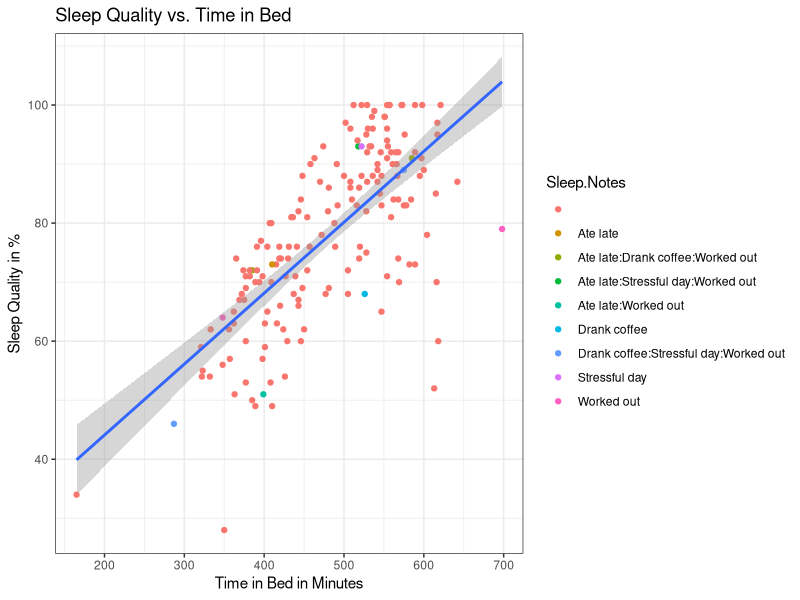

Write R code to recreate this figure. (Note: this script raises an error after producing the figure.)
install.packages("lubridate")
install.packages("plyr")
install.packages("ggplot2")

library(ggplot2)
library(lubridate)
library(plyr)

sleep <-
  read.csv(file = "../data/sleep-cycle/sleepdata.csv", header = T, sep = ";")

#split end time
sleep$End <- as.character(sleep$End)

#get the date
sleep$Date <- sapply(strsplit(sleep$End, " "), "[[", 1)
sleep$Date <- strptime(sleep$Date, format = "%Y-%m-%d")

#fix sleep quality
sleep$Sleep.quality <-
  as.integer(gsub("%", "", as.character(sleep$Sleep.quality)))

#convert Time in bed to minutes
StringToMinutes <- function(x) {
  # Converts a String with format HH:MM:SS to a decimal minutes representation
  #
  # Args:
  #   x: String with format HH:MM
  #
  # Returns:
  #   Float minutes
  x <- as.numeric(x)
  x[1] * 60 + x[2]
}

sleep$Time.in.bed <-
  sapply(strsplit(as.character(sleep$Time.in.bed), ":"), StringToMinutes)

#correlation sleep quality and time in bed
p <- ggplot(sleep, aes(Time.in.bed, Sleep.quality)) + theme_bw()
p <-
  p + geom_point(aes(colour = Sleep.Notes)) + ggtitle("Sleep Quality vs. Time in Bed") + xlab("Time in Bed in Minutes") + ylab("Sleep Quality in %")
p + geom_smooth(method = lm)

#plot sleep duration over time
p <- ggplot(sleep, aes(Date, Time.in.bed)) + theme_bw()
p <-
  p + geom_point(aes(colour = Sleep.quality), size = 3.5) + scale_colour_gradient(
    limits = c(30, 100),
    low = "red",
    high = "green",
    space = "Lab"
  )
p <-
  p + ggtitle("Sleep Duration Over Time") + xlab("Date") + ylab("Duration in Minutes")
p + geom_smooth(method = loess)

#group sleep quality by month
df <- data.frame(date = sleep$Date,
                 x = sleep$Sleep.quality)
df$my <- floor_date(df$date, "month")

group <- ddply(df, "my", summarise, x = mean(x))

p <- ggplot(group, aes(my, x)) + theme_bw()
p <-
  p + ggtitle("Sleep Quality by Month Time in Bed") + xlab("Month") + ylab("Sleep Quality in %")
p + geom_bar(stat = "identity",
             colour = "black",
             fill = "lightblue")


# Playing with the library
# sleep$Sleep.quality
# head(x) <- as.numeric(sub("%", "", sleep$Sleep.quality))
# boxplot(x)
# 
# plot(x, sleep$Time.in.bed)
# substr(sleep$Start, 12, 16)
# 
# as.numeric(as.POSIXct(sleep$Start))
# y <- gsub("[^[:digit:]]", "", x)
# x <- substr(sleep$Start, 12, 16)
# as.numeric(x)
# y <- as.numeric(y)
# str(y)
# hed
# y
# boxplot(y, ylim = c(2000, 2400))
# 
# plot(sleep$Start, xaxt = "n")
# axis.POSIXct(side = 1,
#              at = cut(sleep$Start, "hours"),
#              format = "%h/%m")
# df$Date <- as.Date(df$Date, '%m/%d/%Y')
# sleep$Start <- as.Date(sleep$Start, '%Y/%m/%d')
# str(sleep$Time.in.bed)
# head(sleep$Time.in.bed)
# as.numeric(as.character(sleep$Time.in.bed))
# 
# 
# sleep$TTime_in_bed <- sapply(strsplit(sleep$Time.in.bed, ":"),
#                              function(x) {
#                                x <- as.numeric(x)
#                                x[1] + x[2] / 60
#                              })
# 
# mean(sleep_Time_in_bed)
# qplot(sleep_Time_in_bed, y, xlim = c(6, 10))
# ggplot(data = sleep, aes(x = factor(sleep$Sleep.quality, y = sleep$T))) +
#   boxplot(sleep_Time_in_bed)
# 
# plot(
#   y ~ sleep_Time_in_bed,
#   ylim = c(2000, 2400),
#   xlab = "Time slept in bed",
#   ylab = "Time went to bed",
#   main = "Amount of time in bed"
# )